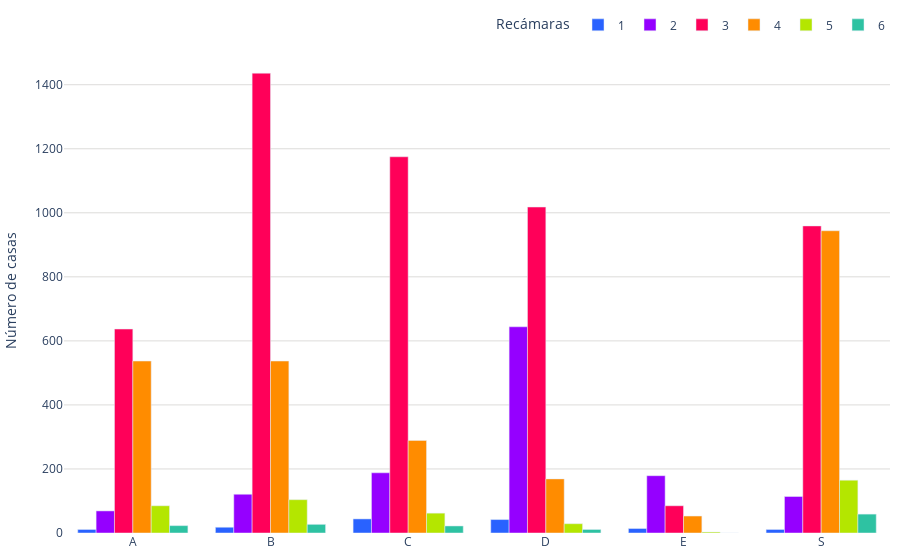

Here is the notebook cell this chart was saved with:
### Code cell
def sumar_tablas(dataframes_list):
    tabla_suma = None
    
    for df in dataframes_list:
        tabla_actual = df.groupby(['recamaras', 'segmento']).size().unstack(fill_value=0)
        if tabla_suma is None:
            tabla_suma = tabla_actual
        else:
            tabla_suma = tabla_suma.add(tabla_actual, fill_value=0)
    
    print("Tabla general de frecuencia:")
    print(tabla_suma)
    fig = graficar_tabla(tabla_suma)
    
    # Guardar la gráfica como archivo HTML
    guardar_grafico_como_html(fig, 'grafica_dist_recamaras_pachuca', carpeta='graficas')

    return fig

def graficar_tabla(tabla):
    segmentos = tabla.index
    banos = tabla.columns    
    fig = go.Figure()
    colores = ['#2962ff', '#9500ff', '#ff0059', '#ff8c00', '#b4e600', '#2EC2A2','#F79CB9']
    for i, segmento in enumerate(segmentos):
        color = colores[i % len(colores)]
        fig.add_trace(go.Bar(
            x=banos,
            y=tabla.loc[segmento],
            name=segmento,
            marker_color=color
        ))
    fig.update_layout(
        #title="M2 de Terreno",
        #xaxis_title="Rango de M2",
        yaxis=dict(
            title='Número de casas',
            gridcolor='#dddcda', # Color de las líneas que dividen los rangos del eje Y
            gridwidth=1,
        ),
        legend_title="Recámaras",
        barmode='group',
        margin=dict(l=10, r=10, t=10, b=10),  # Ajusta los márgenes (left, right, top, bottom)
        legend=dict(
            orientation='h',  # Orientación horizontal de la leyenda
            yanchor='bottom',  # Anclar al borde inferior
            y=1.02,  # Colocar la leyenda justo debajo del gráfico
            xanchor='right',
            x=1
        ),
        plot_bgcolor='rgba(0,0,0,0)',  # Color de fondo del gráfico
    )
    
    fig.show()    
    return fig

def guardar_grafico_como_html(fig, nombre_archivo, carpeta='graficas'):
    # Crear la carpeta si no existe
    if not os.path.exists(carpeta):
        os.makedirs(carpeta)
    
    # Guardar la gráfica como archivo HTML en la carpeta especificada
    pio.write_html(fig, f'{carpeta}/{nombre_archivo}.html')
    #pio.write_html(fig, f'{carpeta}/{nombre_archivo}.png')

# Llamar a la función sumar_tablas con la lista de DataFrames como argumento
fig = sumar_tablas(dataframes_list)

### Figure 1 — Plotly figure (JSON) as saved in the notebook; plotly's stock layout.template omitted (floating-point values rounded to 4 significant figures)
{"data": [{"marker": {"color": "#2962ff"}, "name": "1", "type": "bar", "x": ["A", "B", "C", "D", "E", "S"], "y": [11, 18, 44, 42, 14, 11]}, {"marker": {"color": "#9500ff"}, "name": "2", "type": "bar", "x": ["A", "B", "C", "D", "E", "S"], "y": [69, 121, 188, 644, 179, 114]}, {"marker": {"color": "#ff0059"}, "name": "3", "type": "bar", "x": ["A", "B", "C", "D", "E", "S"], "y": [637, 1436, 1175, 1018, 85, 959]}, {"marker": {"color": "#ff8c00"}, "name": "4", "type": "bar", "x": ["A", "B", "C", "D", "E", "S"], "y": [537, 537, 289, 169, 53, 944]}, {"marker": {"color": "#b4e600"}, "name": "5", "type": "bar", "x": ["A", "B", "C", "D", "E", "S"], "y": [85, 104, 62, 29, 3, 165]}, {"marker": {"color": "#2EC2A2"}, "name": "6", "type": "bar", "x": ["A", "B", "C", "D", "E", "S"], "y": [23, 27, 22, 11, 0, 59]}], "layout": {"barmode": "group", "legend": {"orientation": "h", "title": {"text": "Recámaras"}, "x": 1, "xanchor": "right", "y": 1.02, "yanchor": "bottom"}, "margin": {"b": 10, "l": 10, "r": 10, "t": 10}, "plot_bgcolor": "rgba(0,0,0,0)", "yaxis": {"gridcolor": "#dddcda", "gridwidth": 1, "title": {"text": "Número de casas"}}}}
